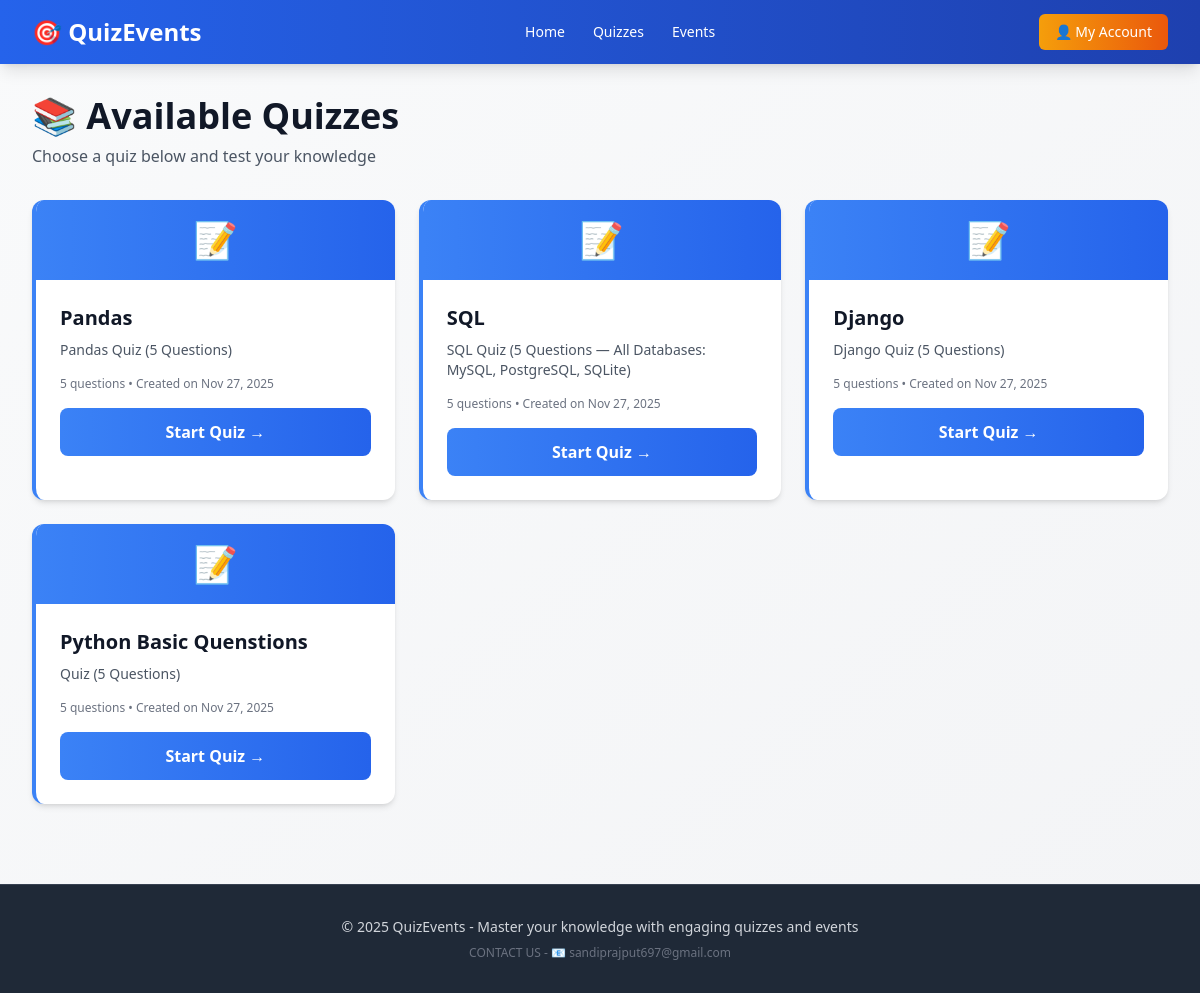
Screenshot of /quizzes/ with the database file from the repository.
### core/models.py (models this page shows, shortened)
class Quiz(models.Model):
    id = models.AutoField(primary_key=True)
    title = models.CharField(max_length=200)
    description = models.TextField(blank=True)
    created_at = models.DateTimeField(auto_now_add=True)
    updated_at = models.DateTimeField(auto_now=True)

### core/views.py (the view)
# urls.py: path('quizzes/', views.quiz_list, name='quiz_list'),
def quiz_list(request):
    quizzes = Quiz.objects.all().order_by('-created_at')
    return render(request, 'quiz_list.html', {'quizzes': quizzes})

### templates/quiz_list.html
{% extends 'base.html' %}
{% block content %}
  <div class="mb-8">
    <h1 class="text-4xl font-bold text-gray-900 mb-2">📚 Available Quizzes</h1>
    <p class="text-gray-600">Choose a quiz below and test your knowledge</p>
  </div>
  {% if quizzes %}
    <div class="grid grid-cols-1 md:grid-cols-2 lg:grid-cols-3 gap-6">
      {% for quiz in quizzes %}
        <div class="bg-white rounded-xl shadow-md hover:shadow-xl transition transform hover:-translate-y-1 overflow-hidden border-l-4 border-blue-500">
          <div class="bg-gradient-to-r from-blue-500 to-blue-600 h-20 flex items-center justify-center">
            <span class="text-white text-4xl">📝</span>
          </div>
          <div class="p-6">
            <h2 class="text-xl font-bold text-gray-900 mb-2">{{ quiz.title }}</h2>
            <p class="text-gray-600 text-sm mb-4 line-clamp-3">{{ quiz.description|linebreaksbr }}</p>
            <p class="text-xs text-gray-500 mb-4">{{ quiz.questions.count }} questions • Created on {{ quiz.created_at|date:'M d, Y' }}</p>
            <a href="{% url 'quiz_attempt' quiz.id %}" class="block w-full bg-gradient-to-r from-blue-500 to-blue-600 text-white text-center px-4 py-3 rounded-lg font-semibold hover:shadow-lg transition">Start Quiz →</a>
          </div>
        </div>
      {% endfor %}
    </div>
  {% else %}
    <div class="bg-yellow-50 border-l-4 border-yellow-500 p-6 rounded">
      <p class="text-yellow-800 font-semibold">No quizzes available at the moment. Check back soon!</p>
    </div>
  {% endif %}
{% endblock %}

### rows the page displays
Quiz: title "Pandas", description "Pandas Quiz (5 Questions)", questions.count "5", created_at "Nov 27, 2025"
Quiz: title "SQL", description "SQL Quiz (5 Questions — All Databases: MySQL, PostgreSQL, SQLite)", questions.count "5", created_at "Nov 27, 2025"
Quiz: title "Django", description "Django Quiz (5 Questions)", questions.count "5", created_at "Nov 27, 2025"
Quiz: title "Python Basic Quenstions", description "Quiz (5 Questions)", questions.count "5", created_at "Nov 27, 2025"
